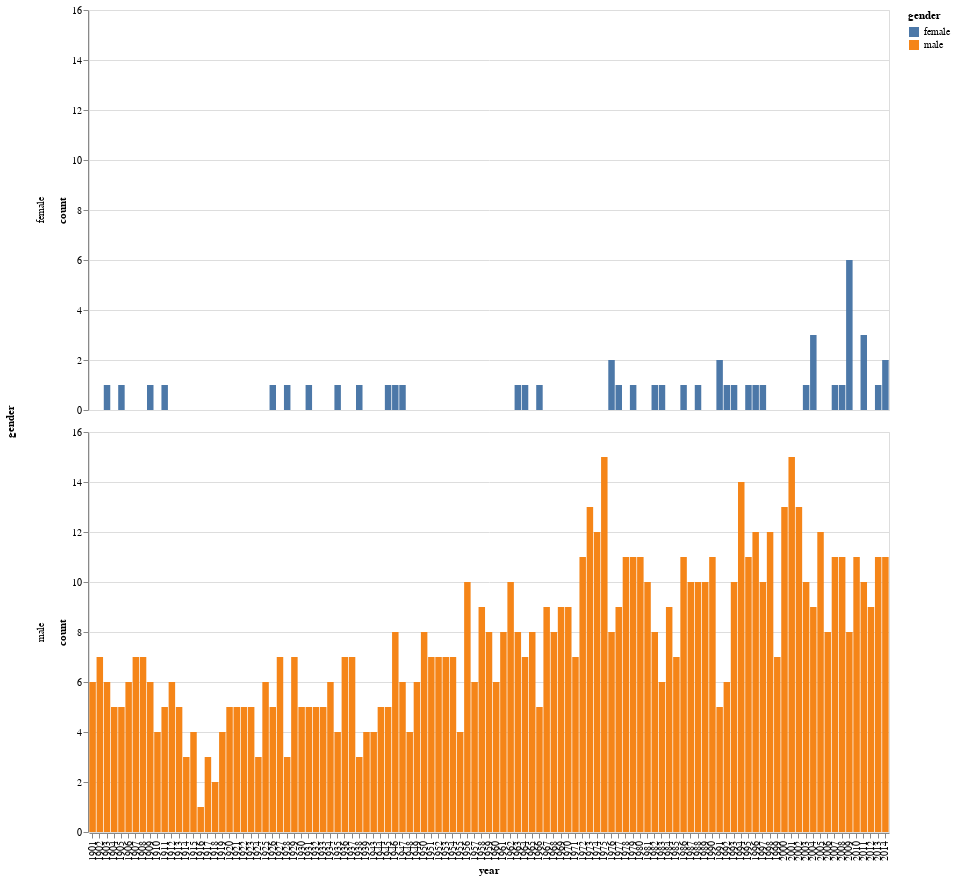

The notebook cell this image was saved under:
### Code cell
# "year" と "gender" でグループ化して人数をカウント
grouped_data = df.groupby(['year', 'gender']).size().reset_index(name='count')

# Altairで棒グラフを作成
chart = alt.Chart(grouped_data).mark_bar().encode(
    x='year:O',      # X軸: 年（年ごとに表示）
    y='count:Q',     # Y軸: 人数（カウント）
    color='gender:N', # 性別ごとに色分け
    row='gender:N'   # 性別ごとに別々の行に分けて表示
).properties(
    width=800,  # 各バーの幅
    height=400  # 高さ
)


# チャートを表示
chart.show()

### Figure 1 — Vega-Lite specification as saved in the notebook (floating-point values rounded to 4 significant figures; data arrays with more than 128 entries replaced by an {"elided": "..."} marker saying what was removed)
{"config": {"view": {"continuousWidth": 300, "continuousHeight": 300}}, "data": {"name": "data-23618b983ab35a53e90cd830ab9e55a8"}, "mark": {"type": "bar"}, "encoding": {"color": {"field": "gender", "type": "nominal"}, "row": {"field": "gender", "type": "nominal"}, "x": {"field": "year", "type": "ordinal"}, "y": {"field": "count", "type": "quantitative"}}, "height": 400, "width": 800, "$schema": "https://vega.github.io/schema/vega-lite/v5.20.1.json", "datasets": {"data-23618b983ab35a53e90cd830ab9e55a8": {"elided": "147 records"}}}
